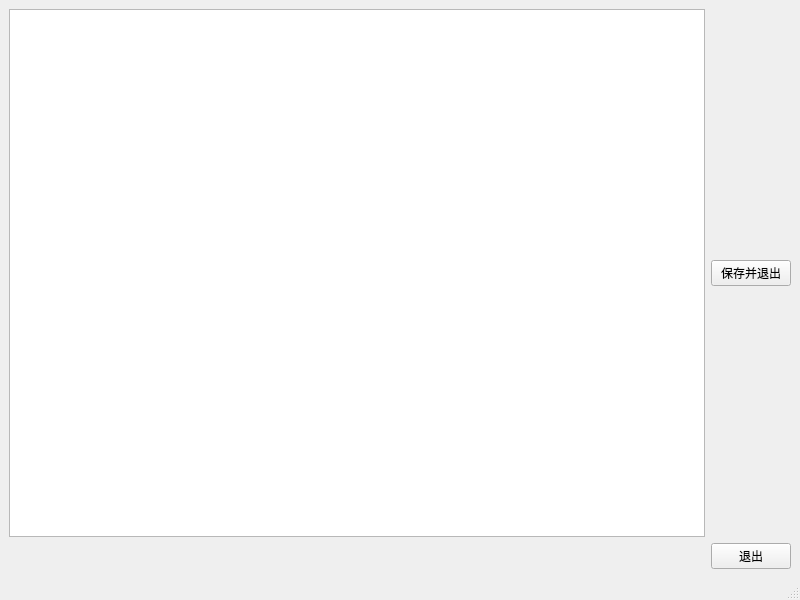
<?xml version="1.0" encoding="UTF-8"?>
<ui version="4.0">
 <class>Editor</class>
 <widget class="QMainWindow" name="Editor">
  <property name="geometry">
   <rect>
    <x>0</x>
    <y>0</y>
    <width>800</width>
    <height>600</height>
   </rect>
  </property>
  <property name="windowTitle">
   <string>MainWindow</string>
  </property>
  <widget class="QWidget" name="centralwidget">
   <layout class="QGridLayout" name="gridLayout">
    <item row="0" column="0">
     <widget class="QPlainTextEdit" name="plainTextEdit"/>
    </item>
    <item row="0" column="1">
     <widget class="QPushButton" name="pushButton_2">
      <property name="text">
       <string>保存并退出</string>
      </property>
     </widget>
    </item>
    <item row="1" column="1">
     <widget class="QPushButton" name="pushButton">
      <property name="text">
       <string>退出</string>
      </property>
     </widget>
    </item>
   </layout>
  </widget>
  <widget class="QMenuBar" name="menubar">
   <property name="geometry">
    <rect>
     <x>0</x>
     <y>0</y>
     <width>800</width>
     <height>22</height>
    </rect>
   </property>
  </widget>
  <widget class="QStatusBar" name="statusbar"/>
 </widget>
 <resources/>
 <connections/>
</ui>
